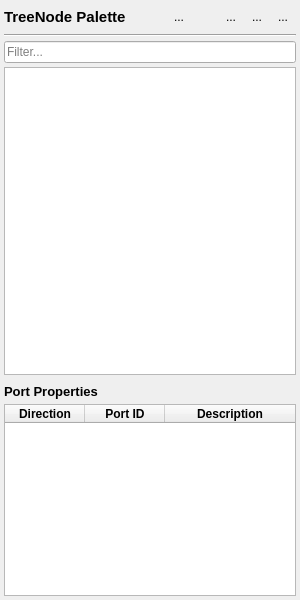
<?xml version="1.0" encoding="UTF-8"?>
<ui version="4.0">
 <class>SidepanelEditor</class>
 <widget class="QFrame" name="SidepanelEditor">
  <property name="geometry">
   <rect>
    <x>0</x>
    <y>0</y>
    <width>300</width>
    <height>600</height>
   </rect>
  </property>
  <property name="minimumSize">
   <size>
    <width>300</width>
    <height>300</height>
   </size>
  </property>
  <property name="maximumSize">
   <size>
    <width>16777215</width>
    <height>16777215</height>
   </size>
  </property>
  <property name="windowTitle">
   <string>Frame</string>
  </property>
  <property name="frameShape">
   <enum>QFrame::NoFrame</enum>
  </property>
  <property name="frameShadow">
   <enum>QFrame::Raised</enum>
  </property>
  <layout class="QVBoxLayout" name="verticalLayout" stretch="0,0,0,1,0">
   <property name="spacing">
    <number>4</number>
   </property>
   <property name="leftMargin">
    <number>4</number>
   </property>
   <property name="topMargin">
    <number>4</number>
   </property>
   <property name="rightMargin">
    <number>4</number>
   </property>
   <property name="bottomMargin">
    <number>4</number>
   </property>
   <item>
    <layout class="QHBoxLayout" name="horizontalLayout">
     <property name="spacing">
      <number>0</number>
     </property>
     <item>
      <widget class="QLabel" name="label_2">
       <property name="minimumSize">
        <size>
         <width>150</width>
         <height>0</height>
        </size>
       </property>
       <property name="maximumSize">
        <size>
         <width>200</width>
         <height>16777215</height>
        </size>
       </property>
       <property name="font">
        <font>
         <pointsize>11</pointsize>
         <weight>75</weight>
         <bold>true</bold>
        </font>
       </property>
       <property name="text">
        <string>TreeNode Palette</string>
       </property>
      </widget>
     </item>
     <item>
      <spacer name="horizontalSpacer">
       <property name="orientation">
        <enum>Qt::Horizontal</enum>
       </property>
       <property name="sizeHint" stdset="0">
        <size>
         <width>40</width>
         <height>20</height>
        </size>
       </property>
      </spacer>
     </item>
     <item>
      <widget class="QToolButton" name="buttonROS">
       <property name="enabled">
        <bool>true</bool>
       </property>
       <property name="sizePolicy">
        <sizepolicy hsizetype="Fixed" vsizetype="Fixed">
         <horstretch>0</horstretch>
         <verstretch>0</verstretch>
        </sizepolicy>
       </property>
       <property name="minimumSize">
        <size>
         <width>26</width>
         <height>26</height>
        </size>
       </property>
       <property name="maximumSize">
        <size>
         <width>26</width>
         <height>26</height>
        </size>
       </property>
       <property name="baseSize">
        <size>
         <width>0</width>
         <height>0</height>
        </size>
       </property>
       <property name="focusPolicy">
        <enum>Qt::NoFocus</enum>
       </property>
       <property name="toolTip">
        <string>&lt;html&gt;&lt;head/&gt;&lt;body&gt;&lt;p&gt;ROS Support&lt;/p&gt;&lt;/body&gt;&lt;/html&gt;</string>
       </property>
       <property name="text">
        <string>...</string>
       </property>
       <property name="icon">
        <iconset resource="resources/icons.qrc">
         <normaloff>:/icons/svg/turtle.svg</normaloff>:/icons/svg/turtle.svg</iconset>
       </property>
       <property name="iconSize">
        <size>
         <width>20</width>
         <height>20</height>
        </size>
       </property>
       <property name="autoRaise">
        <bool>true</bool>
       </property>
      </widget>
     </item>
     <item>
      <widget class="QToolButton" name="buttonAddNode">
       <property name="minimumSize">
        <size>
         <width>26</width>
         <height>26</height>
        </size>
       </property>
       <property name="maximumSize">
        <size>
         <width>26</width>
         <height>26</height>
        </size>
       </property>
       <property name="focusPolicy">
        <enum>Qt::NoFocus</enum>
       </property>
       <property name="toolTip">
        <string>&lt;html&gt;&lt;head/&gt;&lt;body&gt;&lt;p&gt;Add Custom Node to Palette&lt;/p&gt;&lt;/body&gt;&lt;/html&gt;</string>
       </property>
       <property name="autoFillBackground">
        <bool>false</bool>
       </property>
       <property name="text">
        <string/>
       </property>
       <property name="icon">
        <iconset resource="resources/icons.qrc">
         <normaloff>:/icons/svg/list_add.svg</normaloff>:/icons/svg/list_add.svg</iconset>
       </property>
       <property name="iconSize">
        <size>
         <width>19</width>
         <height>22</height>
        </size>
       </property>
       <property name="autoRaise">
        <bool>true</bool>
       </property>
      </widget>
     </item>
     <item>
      <widget class="QToolButton" name="buttonDownload">
       <property name="sizePolicy">
        <sizepolicy hsizetype="Fixed" vsizetype="Fixed">
         <horstretch>0</horstretch>
         <verstretch>0</verstretch>
        </sizepolicy>
       </property>
       <property name="minimumSize">
        <size>
         <width>26</width>
         <height>26</height>
        </size>
       </property>
       <property name="maximumSize">
        <size>
         <width>26</width>
         <height>26</height>
        </size>
       </property>
       <property name="focusPolicy">
        <enum>Qt::NoFocus</enum>
       </property>
       <property name="toolTip">
        <string>&lt;html&gt;&lt;head/&gt;&lt;body&gt;&lt;p&gt;Load palette from file&lt;/p&gt;&lt;/body&gt;&lt;/html&gt;</string>
       </property>
       <property name="text">
        <string>...</string>
       </property>
       <property name="icon">
        <iconset resource="resources/icons.qrc">
         <normaloff>:/icons/svg/download.svg</normaloff>:/icons/svg/download.svg</iconset>
       </property>
       <property name="iconSize">
        <size>
         <width>20</width>
         <height>20</height>
        </size>
       </property>
       <property name="autoRaise">
        <bool>true</bool>
       </property>
      </widget>
     </item>
     <item>
      <widget class="QToolButton" name="buttonUpload">
       <property name="enabled">
        <bool>true</bool>
       </property>
       <property name="sizePolicy">
        <sizepolicy hsizetype="Fixed" vsizetype="Fixed">
         <horstretch>0</horstretch>
         <verstretch>0</verstretch>
        </sizepolicy>
       </property>
       <property name="minimumSize">
        <size>
         <width>26</width>
         <height>26</height>
        </size>
       </property>
       <property name="maximumSize">
        <size>
         <width>26</width>
         <height>26</height>
        </size>
       </property>
       <property name="baseSize">
        <size>
         <width>0</width>
         <height>0</height>
        </size>
       </property>
       <property name="focusPolicy">
        <enum>Qt::NoFocus</enum>
       </property>
       <property name="toolTip">
        <string>&lt;html&gt;&lt;head/&gt;&lt;body&gt;&lt;p&gt;Save palette&lt;/p&gt;&lt;/body&gt;&lt;/html&gt;</string>
       </property>
       <property name="text">
        <string>...</string>
       </property>
       <property name="icon">
        <iconset resource="resources/icons.qrc">
         <normaloff>:/icons/svg/upload.svg</normaloff>:/icons/svg/upload.svg</iconset>
       </property>
       <property name="iconSize">
        <size>
         <width>20</width>
         <height>20</height>
        </size>
       </property>
       <property name="autoRaise">
        <bool>true</bool>
       </property>
      </widget>
     </item>
     <item>
      <widget class="QToolButton" name="buttonLock">
       <property name="minimumSize">
        <size>
         <width>26</width>
         <height>26</height>
        </size>
       </property>
       <property name="maximumSize">
        <size>
         <width>26</width>
         <height>26</height>
        </size>
       </property>
       <property name="focusPolicy">
        <enum>Qt::NoFocus</enum>
       </property>
       <property name="toolTip">
        <string>Lock/Unlock editing of custom nodes</string>
       </property>
       <property name="text">
        <string>...</string>
       </property>
       <property name="icon">
        <iconset resource="resources/icons.qrc">
         <normaloff>:/icons/svg/lock.svg</normaloff>
         <activeon>:/icons/svg/lock.svg</activeon>:/icons/svg/lock.svg</iconset>
       </property>
       <property name="iconSize">
        <size>
         <width>22</width>
         <height>22</height>
        </size>
       </property>
       <property name="checkable">
        <bool>true</bool>
       </property>
       <property name="autoRaise">
        <bool>true</bool>
       </property>
      </widget>
     </item>
    </layout>
   </item>
   <item>
    <widget class="Line" name="line">
     <property name="orientation">
      <enum>Qt::Horizontal</enum>
     </property>
    </widget>
   </item>
   <item>
    <widget class="QLineEdit" name="lineEditFilter">
     <property name="maximumSize">
      <size>
       <width>16777215</width>
       <height>16777215</height>
      </size>
     </property>
     <property name="dragEnabled">
      <bool>false</bool>
     </property>
     <property name="placeholderText">
      <string>Filter...</string>
     </property>
     <property name="clearButtonEnabled">
      <bool>true</bool>
     </property>
    </widget>
   </item>
   <item>
    <widget class="QTreeWidget" name="paletteTreeWidget">
     <property name="maximumSize">
      <size>
       <width>16777215</width>
       <height>16777215</height>
      </size>
     </property>
     <property name="baseSize">
      <size>
       <width>300</width>
       <height>0</height>
      </size>
     </property>
     <property name="dragEnabled">
      <bool>true</bool>
     </property>
     <property name="dragDropMode">
      <enum>QAbstractItemView::DragOnly</enum>
     </property>
     <property name="defaultDropAction">
      <enum>Qt::CopyAction</enum>
     </property>
     <property name="indentation">
      <number>30</number>
     </property>
     <property name="sortingEnabled">
      <bool>false</bool>
     </property>
     <property name="animated">
      <bool>true</bool>
     </property>
     <attribute name="headerVisible">
      <bool>false</bool>
     </attribute>
     <column>
      <property name="text">
       <string notr="true">1</string>
      </property>
     </column>
    </widget>
   </item>
   <item>
    <widget class="QFrame" name="paramsFrame">
     <property name="enabled">
      <bool>true</bool>
     </property>
     <property name="minimumSize">
      <size>
       <width>0</width>
       <height>100</height>
      </size>
     </property>
     <property name="frameShape">
      <enum>QFrame::NoFrame</enum>
     </property>
     <property name="frameShadow">
      <enum>QFrame::Raised</enum>
     </property>
     <layout class="QVBoxLayout" name="verticalLayout_2">
      <property name="spacing">
       <number>0</number>
      </property>
      <property name="leftMargin">
       <number>0</number>
      </property>
      <property name="topMargin">
       <number>0</number>
      </property>
      <property name="rightMargin">
       <number>0</number>
      </property>
      <property name="bottomMargin">
       <number>0</number>
      </property>
      <item>
       <widget class="QLabel" name="label">
        <property name="minimumSize">
         <size>
          <width>0</width>
          <height>25</height>
         </size>
        </property>
        <property name="maximumSize">
         <size>
          <width>16777215</width>
          <height>25</height>
         </size>
        </property>
        <property name="font">
         <font>
          <pointsize>10</pointsize>
          <weight>75</weight>
          <bold>true</bold>
         </font>
        </property>
        <property name="text">
         <string>Port Properties</string>
        </property>
       </widget>
      </item>
      <item>
       <widget class="QTableWidget" name="portsTableWidget">
        <property name="editTriggers">
         <set>QAbstractItemView::NoEditTriggers</set>
        </property>
        <property name="selectionMode">
         <enum>QAbstractItemView::MultiSelection</enum>
        </property>
        <property name="selectionBehavior">
         <enum>QAbstractItemView::SelectRows</enum>
        </property>
        <property name="columnCount">
         <number>3</number>
        </property>
        <attribute name="horizontalHeaderDefaultSectionSize">
         <number>80</number>
        </attribute>
        <attribute name="horizontalHeaderMinimumSectionSize">
         <number>80</number>
        </attribute>
        <attribute name="horizontalHeaderStretchLastSection">
         <bool>true</bool>
        </attribute>
        <attribute name="verticalHeaderVisible">
         <bool>false</bool>
        </attribute>
        <attribute name="verticalHeaderDefaultSectionSize">
         <number>30</number>
        </attribute>
        <attribute name="verticalHeaderStretchLastSection">
         <bool>false</bool>
        </attribute>
        <column>
         <property name="text">
          <string>Direction</string>
         </property>
         <property name="font">
          <font>
           <weight>75</weight>
           <bold>true</bold>
          </font>
         </property>
        </column>
        <column>
         <property name="text">
          <string>Port ID</string>
         </property>
         <property name="font">
          <font>
           <weight>75</weight>
           <bold>true</bold>
          </font>
         </property>
        </column>
        <column>
         <property name="text">
          <string>Description</string>
         </property>
         <property name="font">
          <font>
           <weight>75</weight>
           <bold>true</bold>
          </font>
         </property>
        </column>
       </widget>
      </item>
     </layout>
    </widget>
   </item>
  </layout>
 </widget>
 <resources>
  <include location="resources/icons.qrc"/>
  <include location="resources/icons.qrc"/>
 </resources>
 <connections/>
</ui>
